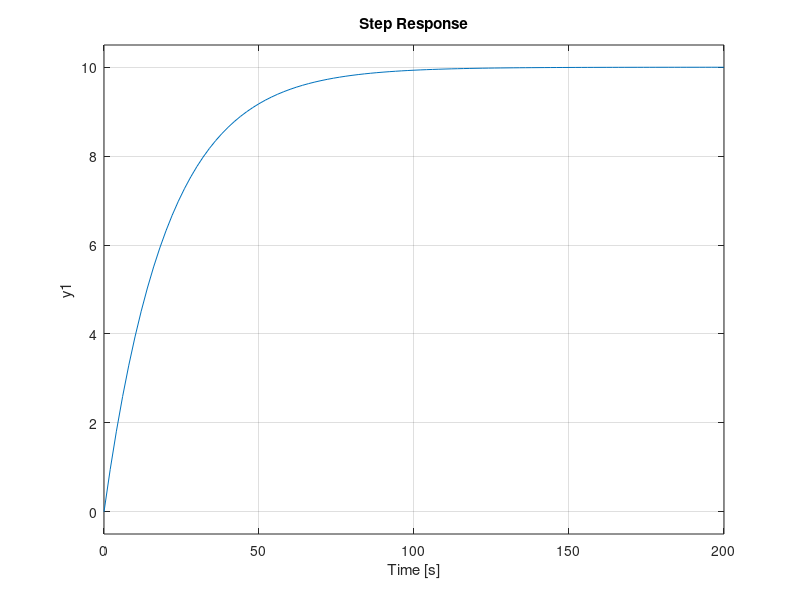

Here is the MATLAB script that generated this plot:
num = 1/1000;
den = [1 50/1000];
sys = tf(num*500, den); % tf Construct transfer function or convert to transfer function.
step(sys);